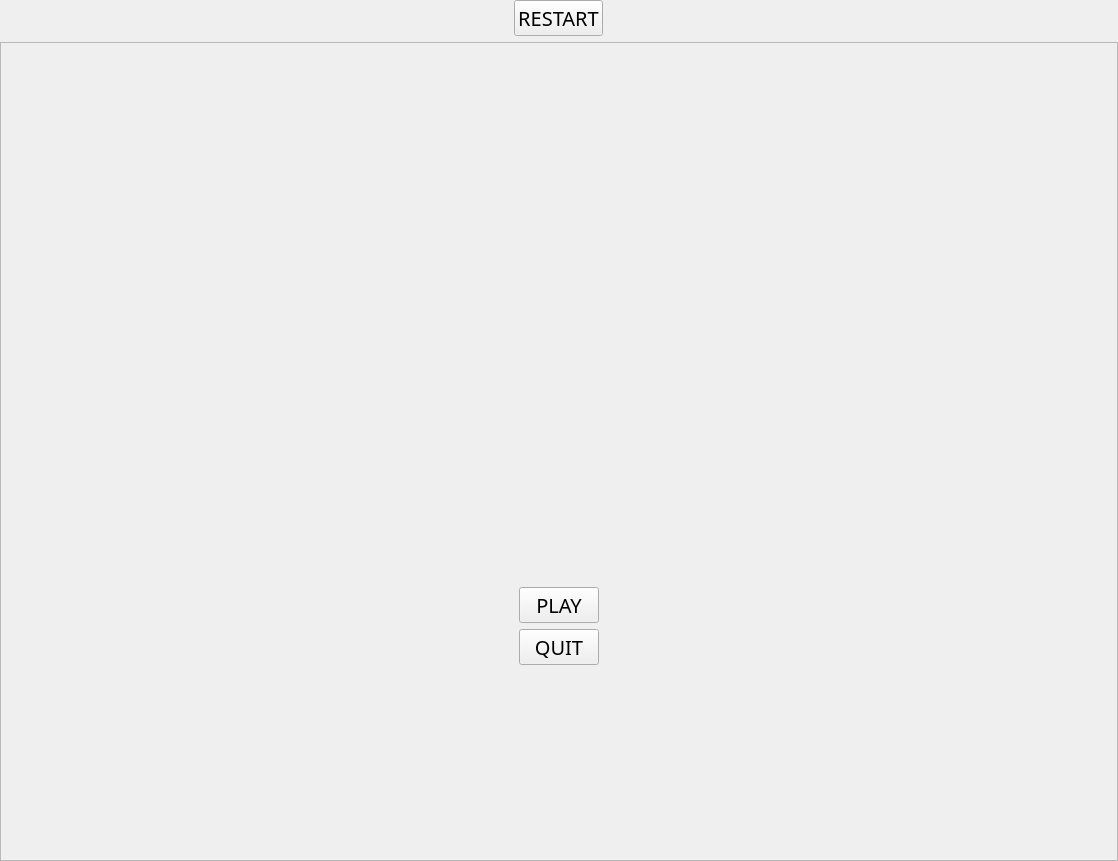
<?xml version="1.0" encoding="UTF-8"?>
<ui version="4.0">
 <class>MainWindow</class>
 <widget class="QMainWindow" name="MainWindow">
  <property name="geometry">
   <rect>
    <x>0</x>
    <y>0</y>
    <width>1118</width>
    <height>861</height>
   </rect>
  </property>
  <property name="windowTitle">
   <string>MainWindow</string>
  </property>
  <widget class="QWidget" name="centralwidget">
   <layout class="QGridLayout" name="gridLayout">
    <property name="leftMargin">
     <number>0</number>
    </property>
    <property name="topMargin">
     <number>0</number>
    </property>
    <property name="rightMargin">
     <number>0</number>
    </property>
    <property name="bottomMargin">
     <number>0</number>
    </property>
    <item row="1" column="0">
     <widget class="QFrame" name="frame">
      <property name="styleSheet">
       <string notr="true">#frame{
	border-image: url(:/res/eggbackground.png);
}</string>
      </property>
      <property name="frameShape">
       <enum>QFrame::StyledPanel</enum>
      </property>
      <property name="frameShadow">
       <enum>QFrame::Raised</enum>
      </property>
      <layout class="QGridLayout" name="gridLayout_2">
       <property name="bottomMargin">
        <number>11</number>
       </property>
       <item row="1" column="0">
        <widget class="QWidget" name="widget" native="true">
         <layout class="QGridLayout" name="gridLayout_3">
          <item row="1" column="1">
           <spacer name="verticalSpacer_2">
            <property name="orientation">
             <enum>Qt::Vertical</enum>
            </property>
            <property name="sizeHint" stdset="0">
             <size>
              <width>20</width>
              <height>40</height>
             </size>
            </property>
           </spacer>
          </item>
          <item row="4" column="1">
           <widget class="QPushButton" name="playButton">
            <property name="font">
             <font>
              <family>MV Boli</family>
              <pointsize>15</pointsize>
             </font>
            </property>
            <property name="focusPolicy">
             <enum>Qt::NoFocus</enum>
            </property>
            <property name="text">
             <string>PLAY</string>
            </property>
           </widget>
          </item>
          <item row="0" column="1">
           <spacer name="verticalSpacer_3">
            <property name="orientation">
             <enum>Qt::Vertical</enum>
            </property>
            <property name="sizeHint" stdset="0">
             <size>
              <width>20</width>
              <height>40</height>
             </size>
            </property>
           </spacer>
          </item>
          <item row="2" column="1">
           <spacer name="verticalSpacer_4">
            <property name="orientation">
             <enum>Qt::Vertical</enum>
            </property>
            <property name="sizeHint" stdset="0">
             <size>
              <width>20</width>
              <height>40</height>
             </size>
            </property>
           </spacer>
          </item>
          <item row="8" column="1">
           <spacer name="verticalSpacer">
            <property name="orientation">
             <enum>Qt::Vertical</enum>
            </property>
            <property name="sizeHint" stdset="0">
             <size>
              <width>20</width>
              <height>40</height>
             </size>
            </property>
           </spacer>
          </item>
          <item row="4" column="0">
           <spacer name="horizontalSpacer">
            <property name="orientation">
             <enum>Qt::Horizontal</enum>
            </property>
            <property name="sizeHint" stdset="0">
             <size>
              <width>40</width>
              <height>20</height>
             </size>
            </property>
           </spacer>
          </item>
          <item row="6" column="1">
           <widget class="QPushButton" name="quitButton">
            <property name="font">
             <font>
              <family>MV Boli</family>
              <pointsize>15</pointsize>
             </font>
            </property>
            <property name="focusPolicy">
             <enum>Qt::NoFocus</enum>
            </property>
            <property name="text">
             <string>QUIT</string>
            </property>
            <property name="autoDefault">
             <bool>false</bool>
            </property>
            <property name="default">
             <bool>false</bool>
            </property>
            <property name="flat">
             <bool>false</bool>
            </property>
           </widget>
          </item>
          <item row="4" column="2">
           <spacer name="horizontalSpacer_2">
            <property name="orientation">
             <enum>Qt::Horizontal</enum>
            </property>
            <property name="sizeHint" stdset="0">
             <size>
              <width>40</width>
              <height>20</height>
             </size>
            </property>
           </spacer>
          </item>
         </layout>
        </widget>
       </item>
      </layout>
     </widget>
    </item>
    <item row="0" column="0" alignment="Qt::AlignHCenter|Qt::AlignVCenter">
     <widget class="QPushButton" name="menu">
      <property name="font">
       <font>
        <family>MV Boli</family>
        <pointsize>15</pointsize>
       </font>
      </property>
      <property name="text">
       <string>RESTART</string>
      </property>
     </widget>
    </item>
   </layout>
  </widget>
 </widget>
 <resources/>
 <connections/>
</ui>
